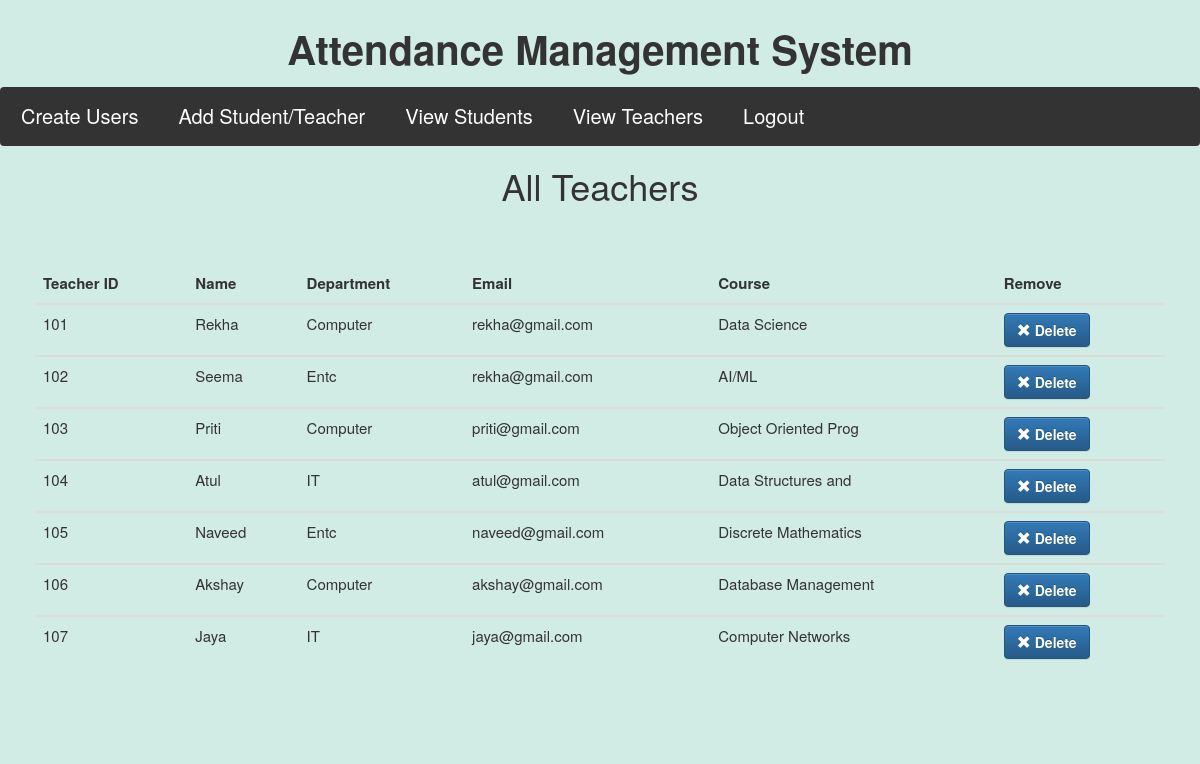
The page /admin/v-teachers.php (signed in) on the database its author committed.
### tables this page shows
CREATE TABLE `teachers` (
  `tc_id` varchar(20) NOT NULL,
  `tc_name` varchar(20) NOT NULL,
  `tc_dept` varchar(20) NOT NULL,
  `tc_email` varchar(30) NOT NULL,
  `tc_course` varchar(20) NOT NULL
);

### admin/v-teachers.php (the view, shortened to what this page needs)
<?php
include('connect.php');
?>
<!DOCTYPE html>
<html lang="en">
<head>
<link rel="stylesheet" href="stylead.css" >
  <link rel="stylesheet" type="text/css" href="../css/main.css">
  <link rel="stylesheet" href="https://maxcdn.bootstrapcdn.com/bootstrap/3.3.7/css/bootstrap.min.css" >
  <link rel="stylesheet" href="https://maxcdn.bootstrapcdn.com/bootstrap/3.3.7/css/bootstrap-theme.min.css" >
  <link rel="stylesheet" href="styles.css" >
</head>
<body>
    <header>
      <h1>Attendance Management System</h1>
      <div class="navbar">
        <a href="signup.php" style="text-decoration:none;">Create Users</a>
        <a href="index.php" style="text-decoration:none;">Add Student/Teacher</a>
        <a href="v-students.php" style="text-decoration:none;">View Students</a>
      <a href="v-teachers.php" style="text-decoration:none;">View Teachers</a>
        <a href="../logout.php" style="text-decoration:none;">Logout</a>
      </div>
    </header>
<center>
<h1>All Teachers</h1>
<div class="content">
  <div class="row">
  <table class="table table=stripped table-hover">
        <thead>
          <tr>
            <th scope="col">Teacher ID</th>
            <th scope="col">Name</th>
            <th scope="col">Department</th>
            <th scope="col">Email</th>
            <th scope="col">Course</th>
            <th scope="col">Remove</th>
          </tr>
        </thead>
      <?php
        $tcr_query = mysqli_query($con,"select * from teachers order by tc_id asc");
        while($tcr_data = mysqli_fetch_array($tcr_query)){
        ?>
          <tbody>
              <tr>
                <td><?php echo $tcr_data['tc_id']; ?></td>
                <td><?php echo $tcr_data['tc_name']; ?></td>
                <td><?php echo $tcr_data['tc_dept']; ?></td>
                <td><?php echo $tcr_data['tc_email']; ?></td>
                <td><?php echo $tcr_data['tc_course']; ?></td>
                <td><a href="delete-process.php?userid=<?php echo $tcr_data["tc_id"]; ?>" class="btn btn-primary a-btn-slide-text">
       <span class="glyphicon glyphicon-remove" aria-hidden="true"></span>
        <span><strong>Delete</strong></span>
    </a></td>
              </tr>
          </tbody>
          <?php } ?>
    </table>
  </div>
</div>
</center>
</body>
</html>

### admin/stylead.css (style rules this page uses)
:root { --primary-color: #d1ebe5; --font-family: 'Alata', sans-serif; }
header h1 { font: var(--font-family); font-weight: bold; font-size: 40px; background-color: var(--primary-color); }
h1 { color:#003396; font-weight: bold; }
.navbar { background-color: #27213c; }
.content { font: var(--font-family); font-size: 15px; }

### css/main.css (style rules this page uses)
header { font-size: 15px; font-style: bold; text-align: center; }
body { color: black; background-color: rgb(255, 255, 255); font-family: Arial; margin: 0; }
.navbar { font-size: 20px; overflow: hidden; background-color: #333; }
.navbar a { float: left; display: block; color: white; text-align: center; padding: 14px 20px; text-decoration: none; }
.row { display: flex; flex-wrap: wrap; }
.content { flex: 30%; background-color: white; padding: 50px; }
.btn { text-align: center; }

### styles.css (style rules this page uses)
:root { --primary-color: #d1ebe5; --font-family: 'Alata', sans-serif; }
body { background-color: #d1ebe5; }
.content { background-color: #d1ebe5; }

### rows shown on the page
teachers: tc_id "101", tc_name "Rekha", tc_dept "Computer", tc_email "rekha@gmail.com", tc_course "Data Science"
teachers: tc_id "102", tc_name "Seema", tc_dept "Entc", tc_email "rekha@gmail.com", tc_course "AI/ML"
teachers: tc_id "103", tc_name "Priti", tc_dept "Computer", tc_email "priti@gmail.com", tc_course "Object Oriented Prog"
teachers: tc_id "104", tc_name "Atul", tc_dept "IT", tc_email "atul@gmail.com", tc_course "Data Structures and"
teachers: tc_id "105", tc_name "Naveed", tc_dept "Entc", tc_email "naveed@gmail.com", tc_course "Discrete Mathematics"
teachers: tc_id "106", tc_name "Akshay", tc_dept "Computer", tc_email "akshay@gmail.com", tc_course "Database Management"
teachers: tc_id "107", tc_name "Jaya", tc_dept "IT", tc_email "jaya@gmail.com", tc_course "Computer Networks"
